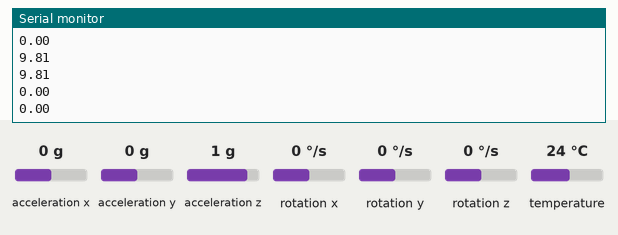
Recording of a sketch running on a simulated ESP32. Shown: the last lines printed to the serial monitor. Inputs (shaded band) come from the test bench; at power-on: acceleration x 0 g, acceleration y 0 g, acceleration z 1 g, rotation x 0 °/s, rotation y 0 °/s, rotation z 0 °/s, temperature 24 °C.

Above: at 1.2 s.
1.3 s: acceleration x set to -1.4 g
2.8 s: acceleration y set to -0.8 g
4.3 s: acceleration z set to 0.8 g
At 5.3 s:
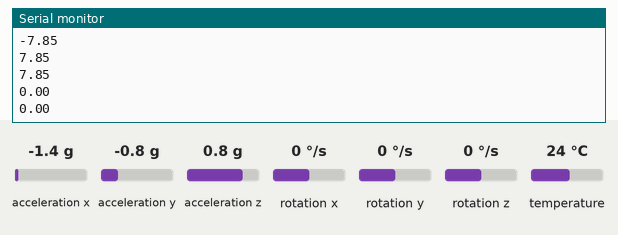
5.8 s: rotation x set to -192 °/s
At 6.3 s:
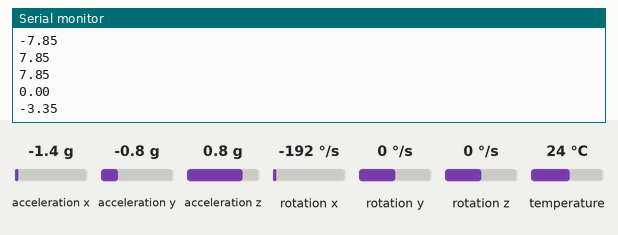
7.3 s: rotation y set to -100 °/s
At 8.3 s:
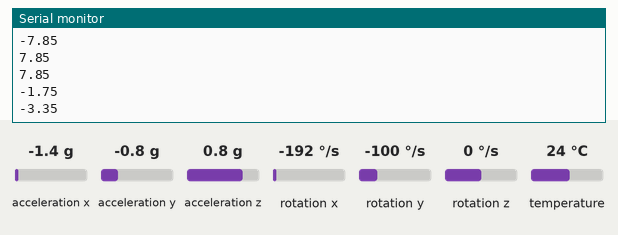
Timing chart, 0 to 9.8 s (numbered marks = the images above; inputs shaded):
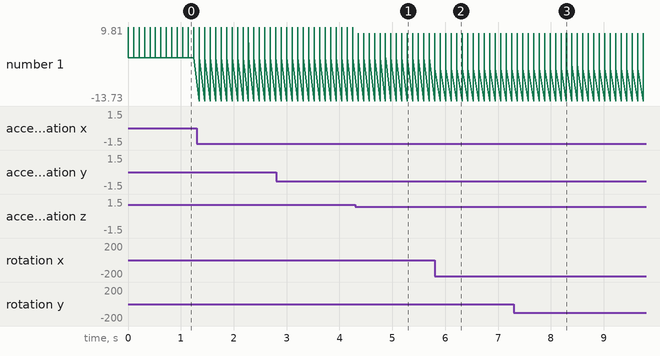

Measured:
- after the input at 4.3 s, the serial monitor: prints a new line after 0.05 s (image 1)
- after the input at 5.8 s, the serial monitor: prints a new line at once (image 2)
- after the input at 7.3 s, the serial monitor: prints a new line after 0.06 s (image 3)
- plotted number 1: 0 → -3.35 after the input at 5.8 s

The sketch:

teste1.ino
```cpp
#include "Arduino.h"

#include <Wire.h>
#include <Adafruit_BMP280.h>
#include <Adafruit_MPU6050.h>
#include <Adafruit_Sensor.h>

#define BMP_ADRESS 0x76
#define MPU_ADRESS 0x68

#define ENABLE_SERIAL_BEGIN true

int contador = 0;
Adafruit_BMP280 bmp;
Adafruit_MPU6050 mpu;


void setup() {
  if(ENABLE_SERIAL_BEGIN) {
    Serial.begin(115200);
  }


  // if(!bmp.begin(BMP_ADRESS)) {
  //   Serial.println("BMP not working ...");
  //   while(1);
  // }
  // Serial.println("BMP conectado!");

  // bmp.setSampling(Adafruit_BMP280::MODE_NORMAL,
  //                 Adafruit_BMP280::SAMPLING_X2,
  //                 Adafruit_BMP280::SAMPLING_X16,
  //                 Adafruit_BMP280::FILTER_X16,
  //                 Adafruit_BMP280::STANDBY_MS_500);


  if (!mpu.begin(MPU_ADRESS)) {
    Serial.println("Failed to find MPU6050 chip");
    while (1) {
      delay(10);
    }
  }
  Serial.println("MPU6050 Found!");

  mpu.setAccelerometerRange(MPU6050_RANGE_8_G);
  mpu.setGyroRange(MPU6050_RANGE_500_DEG);
  mpu.setFilterBandwidth(MPU6050_BAND_21_HZ);

}


void loop() {
  sensors_event_t a, g, temp;
  mpu.getEvent(&a, &g, &temp);


  Serial.println("--------------------------------");


  Serial.println("MPU:");
  Serial.println(a.acceleration.v[0]);
  Serial.println(a.acceleration.v[1]);
  Serial.println(a.acceleration.v[2]);
  Serial.println(a.acceleration.z);
  Serial.println(g.gyro.pitch);
  Serial.println(g.gyro.roll);
  Serial.println();


  // float number = bmp.readAltitude(1013);
  // Serial.println("BMP:");
  // Serial.println(number);
  // Serial.println();


  contador++;
  delay(100);
}
```
